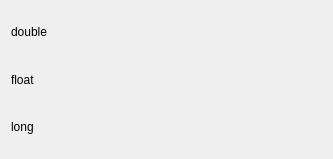
<?xml version="1.0" encoding="UTF-8"?>
<ui version="4.0">
 <class>Format_test</class>
 <widget class="QWidget" name="Format_test">
  <property name="geometry">
   <rect>
    <x>0</x>
    <y>0</y>
    <width>333</width>
    <height>159</height>
   </rect>
  </property>
  <property name="windowTitle">
   <string>Format_test</string>
  </property>
  <layout class="QGridLayout" name="gridLayout">
   <item row="0" column="0">
    <widget class="QLabel" name="label">
     <property name="text">
      <string>double</string>
     </property>
    </widget>
   </item>
   <item row="0" column="1">
    <widget class="QuLabel" name="quLabel">
     <property name="source">
      <string>$1/double_scalar</string>
     </property>
    </widget>
   </item>
   <item row="0" column="2">
    <widget class="QuApplyNumeric" name="quApplyNum">
     <property name="target">
      <string>$1/double_scalar</string>
     </property>
    </widget>
   </item>
   <item row="1" column="0">
    <widget class="QLabel" name="label_2">
     <property name="text">
      <string>float</string>
     </property>
    </widget>
   </item>
   <item row="1" column="1">
    <widget class="QuLabel" name="quLabel_2">
     <property name="source">
      <string>$1/float_scalar</string>
     </property>
    </widget>
   </item>
   <item row="1" column="2">
    <widget class="QuApplyNumeric" name="quApplyNum_2">
     <property name="target">
      <string>$1/float_scalar</string>
     </property>
    </widget>
   </item>
   <item row="2" column="0">
    <widget class="QLabel" name="label_3">
     <property name="text">
      <string>long</string>
     </property>
    </widget>
   </item>
   <item row="2" column="1">
    <widget class="QuLabel" name="quLabel_3">
     <property name="source">
      <string>$1/long_scalar</string>
     </property>
    </widget>
   </item>
   <item row="2" column="2">
    <widget class="QuApplyNumeric" name="quApplyNum_3">
     <property name="target">
      <string>$1/long_scalar</string>
     </property>
    </widget>
   </item>
  </layout>
 </widget>
 <layoutdefault spacing="6" margin="11"/>
 <customwidgets>
  <customwidget>
   <class>QuLabel</class>
   <extends>QLabel</extends>
   <header>qulabel.h</header>
  </customwidget>
  <customwidget>
   <class>QuApplyNumeric</class>
   <extends>EApplyNumeric</extends>
   <header>quapplynumeric.h</header>
  </customwidget>
  <customwidget>
   <class>EApplyNumeric</class>
   <extends>QWidget</extends>
   <header>eapplynumeric.h</header>
  </customwidget>
 </customwidgets>
 <resources/>
 <connections/>
</ui>
